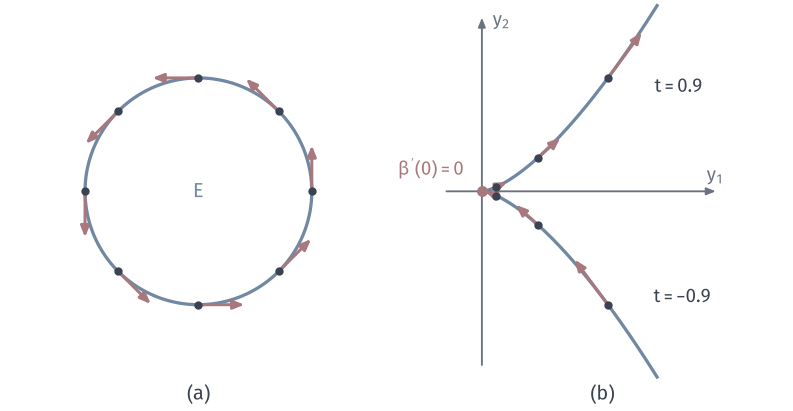

Python code for this plot:
"""Velocity of E(t)=(cos t,sin t), never zero, against beta(t)=(t^2,t^3), whose velocity vanishes at the cusp."""
from pathlib import Path
import sys
ROOT = next(p for p in Path(__file__).resolve().parents if (p/"build.sh").is_file() and (p/"tex/book.tex").is_file())
sys.path.insert(0, str(ROOT/"figures/04-spaces-measures-and-geometry/04-manifolds/matplotlib/mfd-common"))
from mfd3d import *
W, H = 112, 58
fig, ax = canvas(W, H)
# (a) circle
c = np.array([28., 31.]); r = 16.
th = np.linspace(0, 2*np.pi, 721)
ax.plot(c[0]+r*np.cos(th), c[1]+r*np.sin(th), color=BLUE, lw=1.3, zorder=2)
for t in np.arange(8)*np.pi/4:
    P = c+r*np.array([np.cos(t), np.sin(t)])
    arrow(ax, P, P+6.5*np.array([-np.sin(t), np.cos(t)]), color=RED, lw=1.2, scale=6.5)
    dot(ax, P, INK, size=1.2)
label(ax, c, '$E$', color=BLUE)
panel_tag(ax, 28, 1.6, '(a)')
# (b) cusp, one model unit = s mm
o = np.array([68., 31.]); s = 22.
tt = np.linspace(-1.06, 1.06, 500)
ax.plot(o[0]+s*tt**2, o[1]+s*tt**3, color=BLUE, lw=1.3, zorder=2)
arrow(ax, (o[0]-5, o[1]), (o[0]+33, o[1]), color=MUTED, lw=.75, scale=5.5)
arrow(ax, (o[0], o[1]-24.5), (o[0], o[1]+24.5), color=MUTED, lw=.75, scale=5.5)
label(ax, (o[0]+33, o[1]+2.3), '$y_1$', 7.5, MUTED); label(ax, (o[0]+2.8, o[1]+24.2), '$y_2$', 7.5, MUTED)
k = .12
for t in (-.9, -.6, -.3, .3, .6, .9):
    P = o+s*np.array([t**2, t**3])
    arrow(ax, P, P+s*k*np.array([2*t, 3*t**2]), color=RED, lw=1.2, scale=6.5)
    dot(ax, P, INK, size=1.2)
dot(ax, o, RED, size=1.7)
label(ax, o+[-7.2, 3.2], r"$\beta'(0)=0$", 7.5, RED, halo=True)
label(ax, o+s*np.array([.81, .729])+[10, -1.2], r'$t=0.9$', 7.5, halo=True)
label(ax, o+s*np.array([.81, -.729])+[10.5, 1.2], r'$t=-0.9$', 7.5, halo=True)
panel_tag(ax, 85, 1.6, '(b)')
save(fig, Path(__file__).resolve().parent, 'figure', {'formula': 'E(t)=(cos t,sin t), unit velocities; beta(t)=(t^2,t^3), velocity (2t,3t^2) drawn at 0.12 of true length'})
